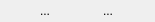
<?xml version="1.0" encoding="UTF-8"?>
<ui version="4.0">
 <class>AbstractPortEditWidget</class>
 <widget class="QWidget" name="AbstractPortEditWidget">
  <property name="geometry">
   <rect>
    <x>0</x>
    <y>0</y>
    <width>155</width>
    <height>22</height>
   </rect>
  </property>
  <property name="windowTitle">
   <string>Form</string>
  </property>
  <layout class="QHBoxLayout" name="layout">
   <property name="leftMargin">
    <number>0</number>
   </property>
   <property name="topMargin">
    <number>0</number>
   </property>
   <property name="rightMargin">
    <number>0</number>
   </property>
   <property name="bottomMargin">
    <number>0</number>
   </property>
   <item>
    <widget class="QToolButton" name="submit">
     <property name="toolTip">
      <string>Submit value</string>
     </property>
     <property name="text">
      <string>...</string>
     </property>
     <property name="icon">
      <iconset resource="../images/images.qrc">
       <normaloff>:/DefaultPortsGui/images/submit.png</normaloff>:/DefaultPortsGui/images/submit.png</iconset>
     </property>
     <property name="autoRaise">
      <bool>true</bool>
     </property>
    </widget>
   </item>
   <item>
    <widget class="QToolButton" name="cancel">
     <property name="toolTip">
      <string>Cancel</string>
     </property>
     <property name="text">
      <string>...</string>
     </property>
     <property name="icon">
      <iconset resource="../images/images.qrc">
       <normaloff>:/DefaultPortsGui/images/abort.png</normaloff>:/DefaultPortsGui/images/abort.png</iconset>
     </property>
     <property name="autoRaise">
      <bool>true</bool>
     </property>
    </widget>
   </item>
  </layout>
 </widget>
 <resources>
  <include location="../images/images.qrc"/>
 </resources>
 <connections/>
</ui>
